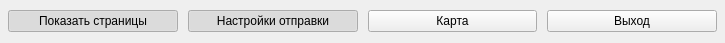
<?xml version="1.0" encoding="UTF-8"?>
<ui version="4.0">
 <class>TopPanel</class>
 <widget class="QWidget" name="TopPanel">
  <property name="geometry">
   <rect>
    <x>0</x>
    <y>0</y>
    <width>725</width>
    <height>43</height>
   </rect>
  </property>
  <property name="windowTitle">
   <string>Form</string>
  </property>
  <layout class="QGridLayout" name="gridLayout">
   <property name="leftMargin">
    <number>8</number>
   </property>
   <property name="topMargin">
    <number>8</number>
   </property>
   <property name="rightMargin">
    <number>8</number>
   </property>
   <property name="bottomMargin">
    <number>8</number>
   </property>
   <property name="horizontalSpacing">
    <number>10</number>
   </property>
   <property name="verticalSpacing">
    <number>0</number>
   </property>
   <item row="0" column="0">
    <widget class="QPushButton" name="showPages">
     <property name="text">
      <string>Показать страницы</string>
     </property>
     <property name="checkable">
      <bool>true</bool>
     </property>
     <property name="checked">
      <bool>true</bool>
     </property>
    </widget>
   </item>
   <item row="0" column="1">
    <widget class="QPushButton" name="settingsSend">
     <property name="text">
      <string>Настройки отправки</string>
     </property>
     <property name="checkable">
      <bool>true</bool>
     </property>
     <property name="checked">
      <bool>true</bool>
     </property>
    </widget>
   </item>
   <item row="0" column="2">
    <widget class="QPushButton" name="Map">
     <property name="text">
      <string>Карта</string>
     </property>
     <property name="checkable">
      <bool>true</bool>
     </property>
    </widget>
   </item>
   <item row="0" column="3">
    <widget class="QPushButton" name="Exit">
     <property name="text">
      <string>Выход</string>
     </property>
    </widget>
   </item>
  </layout>
 </widget>
 <resources/>
 <connections/>
</ui>
